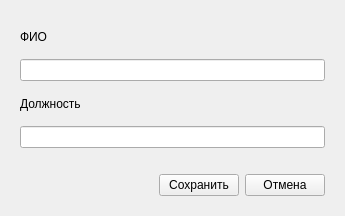
<?xml version="1.0" encoding="UTF-8"?>
<ui version="4.0">
 <class>MainWindow</class>
 <widget class="QMainWindow" name="MainWindow">
  <property name="geometry">
   <rect>
    <x>0</x>
    <y>0</y>
    <width>345</width>
    <height>216</height>
   </rect>
  </property>
  <property name="windowTitle">
   <string>Новый сотрудник</string>
  </property>
  <widget class="QWidget" name="centralwidget">
   <layout class="QVBoxLayout" name="verticalLayout">
    <property name="leftMargin">
     <number>20</number>
    </property>
    <property name="topMargin">
     <number>20</number>
    </property>
    <property name="rightMargin">
     <number>20</number>
    </property>
    <property name="bottomMargin">
     <number>20</number>
    </property>
    <item>
     <widget class="QLabel" name="label">
      <property name="text">
       <string>ФИО</string>
      </property>
     </widget>
    </item>
    <item>
     <widget class="QLineEdit" name="lineEdit"/>
    </item>
    <item>
     <widget class="QLabel" name="label_2">
      <property name="text">
       <string>Должность</string>
      </property>
     </widget>
    </item>
    <item>
     <widget class="QLineEdit" name="lineEdit_2"/>
    </item>
    <item>
     <spacer name="verticalSpacer">
      <property name="orientation">
       <enum>Qt::Vertical</enum>
      </property>
      <property name="sizeType">
       <enum>QSizePolicy::Fixed</enum>
      </property>
      <property name="sizeHint" stdset="0">
       <size>
        <width>20</width>
        <height>20</height>
       </size>
      </property>
     </spacer>
    </item>
    <item>
     <layout class="QGridLayout" name="gridLayout">
      <item row="0" column="0">
       <spacer name="horizontalSpacer">
        <property name="orientation">
         <enum>Qt::Horizontal</enum>
        </property>
        <property name="sizeHint" stdset="0">
         <size>
          <width>40</width>
          <height>20</height>
         </size>
        </property>
       </spacer>
      </item>
      <item row="0" column="2">
       <widget class="QPushButton" name="add_user_button">
        <property name="sizePolicy">
         <sizepolicy hsizetype="Minimum" vsizetype="Fixed">
          <horstretch>0</horstretch>
          <verstretch>0</verstretch>
         </sizepolicy>
        </property>
        <property name="text">
         <string>Сохранить</string>
        </property>
       </widget>
      </item>
      <item row="0" column="3">
       <widget class="QPushButton" name="pushButton">
        <property name="text">
         <string>Отмена</string>
        </property>
       </widget>
      </item>
     </layout>
    </item>
   </layout>
  </widget>
 </widget>
 <resources/>
 <connections/>
</ui>
